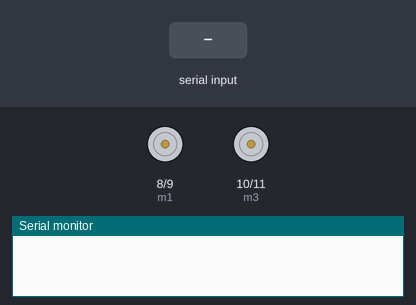
A sketch run on a simulated Arduino Uno, built with avr-gcc and run on an emulated ATmega328P. On the bench: motor-driver pin pairs drawn as motors (green arrow = first pin HIGH = forward, orange = second pin HIGH = backward, longer = more drive), the last lines printed to the serial monitor. Inputs (shaded band) come from the test bench.

Above: at 1.2 s.
1.3 s: "f" received over Serial
At 2.5 s:
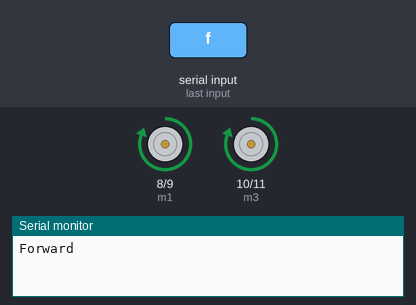
2.8 s: "b" received over Serial
At 3.7 s:
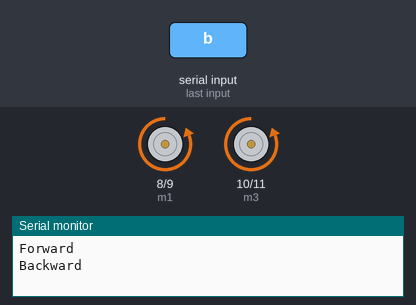
4.3 s: "l" received over Serial
At 4.9 s:
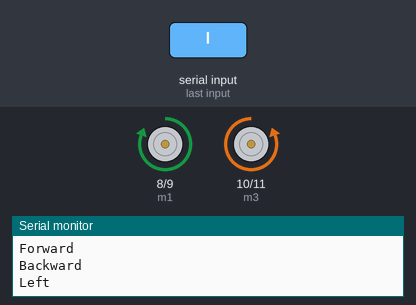
5.8 s: "r" received over Serial
At 7.2 s:
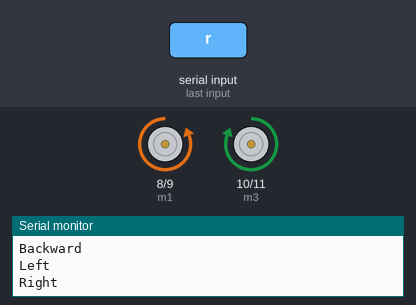
Timing chart, 0 to 8.3 s (numbered marks = the images above; inputs shaded):
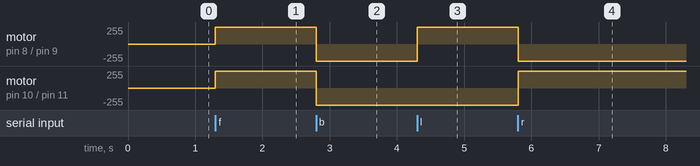

Measured:
- after the input at 1.3 s, motor on pin 8 (m1) / pin 9 (m2), motor on pin 10 (m3) / pin 11 (m4): stopped → forward 255/255 at once
- after the input at 2.8 s, motor on pin 8 (m1) / pin 9 (m2), motor on pin 10 (m3) / pin 11 (m4): forward 255/255 → backward 255/255 at once
- after the input at 4.3 s, motor on pin 8 (m1) / pin 9 (m2): backward 255/255 → forward 255/255 at once
- after the input at 5.8 s, motor on pin 8 (m1) / pin 9 (m2): forward 255/255 → backward 255/255 at once; motor on pin 10 (m3) / pin 11 (m4): backward 255/255 → forward 255/255 at once

The sketch:

receiver_code.ino
```cpp
#define m1 8
#define m2 9
#define m3 10
#define m4 11

void setup() {

  Serial.begin(9600);
  pinMode(m1, OUTPUT);
  pinMode(m2, OUTPUT);
  pinMode(m3, OUTPUT);
  pinMode(m4, OUTPUT);
  // put your setup code here, to run once:

}

void loop() {
  if(Serial.available()>0)
  {
    char cmd=Serial.read();

    //Serial.println(cmd);
    if(cmd=='s')
    {
      Serial.println("Stop");
    digitalWrite(m1, 0);
    digitalWrite(m2, 0);
    digitalWrite(m3, 0);
    digitalWrite(m4, 0);
    }

     else if(cmd=='f')
    {
      Serial.println("Forward");
    digitalWrite(m1, 1);
    digitalWrite(m2, 0);
    digitalWrite(m3, 1);
    digitalWrite(m4, 0);
    }

      else if(cmd=='b')
    {
      Serial.println("Backward");
    digitalWrite(m1, 0);
    digitalWrite(m2, 1);
    digitalWrite(m3, 0);
    digitalWrite(m4, 1);
    }

      else if(cmd=='l')
    {
      Serial.println("Left");
    digitalWrite(m1, 1);
    digitalWrite(m2, 0);
    digitalWrite(m3, 0);
    digitalWrite(m4, 1 );
    }

      else if(cmd=='r')
    {
      Serial.println("Right");
    digitalWrite(m1, 0);
    digitalWrite(m2, 1);
    digitalWrite(m3, 1);
    digitalWrite(m4, 0);
    }
  }
  // put your main code here, to run repeatedly:

}
```
